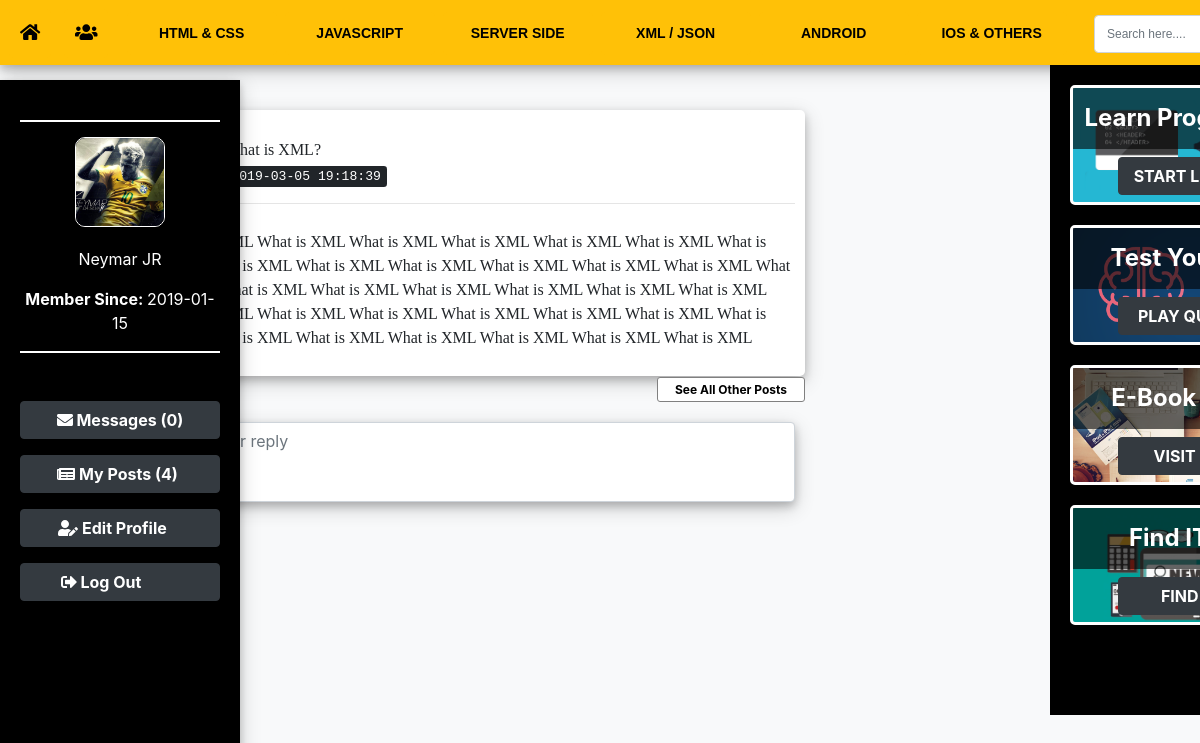
The app's page /single.php?post_id=84 (signed in) with its own data.
### tables this page shows
CREATE TABLE `topic` (
  `topic_id` int(11) NOT NULL,
  `topic_title` text NOT NULL
);

CREATE TABLE `users` (
  `u_id` int(11) NOT NULL,
  `u_name` varchar(100) NOT NULL,
  `u_lname` varchar(55) NOT NULL,
  `u_pass` varchar(100) NOT NULL,
  `u_email` varchar(100) NOT NULL,
  `u_country` varchar(100) NOT NULL,
  `u_gender` varchar(100) NOT NULL,
  `u_dob` date NOT NULL,
  `u_image` text NOT NULL,
  `register_date` date NOT NULL,
  `last_login` date NOT NULL,
  `status` text NOT NULL,
  `is_blocked` tinyint(1) NOT NULL,
  `posts` text NOT NULL
);

CREATE TABLE `posts` (
  `post_id` bigint(20) NOT NULL,
  `user_id` bigint(20) NOT NULL,
  `topic_id` bigint(20) NOT NULL,
  `post_title` text NOT NULL,
  `post_content` text NOT NULL,
  `is_hidden` tinyint(1) NOT NULL,
  `post_date` timestamp NOT NULL DEFAULT CURRENT_TIMESTAMP ON UPDATE CURRENT_TIMESTAMP
);

### single.php (the view, shortened to what this page needs)
<?php
	include("functions/functions.php");
	if(!isset($_SESSION['u_email'])){
		echo "<script>window.open('index.php','_self')</script>";
	}
	else {
?>
<!DOCTYPE html>
<html>
	<head>
		<link rel="stylesheet" href="styles/home_style.css" media="all"/>
		<link rel="stylesheet" href="styles/bootstrap.min.css" media="all"/>
	</head>
	<body class="bg-light">
			<div class="">
				<div id="head_wrap" class="bg-warning">
					<div id="header" class="bg-warning">
						<ul id="menu" >
							<li><a href="home.php" title="Home"  class="btn btn-warning btn-sm" role="button"  style="font-weight:bold; font-size:18px; color:black;"><i class="fas fa-home"></i></a></li>
							<li><a href="members.php" title="Memebers"  class="btn btn-warning btn-sm" role="button" style="margin-right:10px;font-weight:bold; font-size:18px;color:black;"><i class="fas fa-users"></i></a></li>
							<?php
								$get_topics = "SELECT * FROM topic";
								$run_topics = mysqli_query($con,$get_topics);
								while($row=mysqli_fetch_array($run_topics)){
									$topic_id=$row['topic_id'];
									$topic_title=$row['topic_title'];
								echo "<li><a href='topic.php?topic=$topic_id' class='btn btn-warning btn-sm' role='button'  style='font-weight:bold; width:150px;color:black;'>$topic_title</a></li>";
								}
							?>
						</ul>
						<form method="get" action="result.php" id="form1">
							<div class="input-group mb-3" style="padding-top:5px;">
							<input type="text" name="user_query" placeholder="Search here...." class="form-control" style="width:; margin-left:18px"/>
							<div class="input-group-append"><button name="search" class="btn btn-dark"> <i class="fas fa-search"></i> </button></div></div>
						</form>
					</div>
				</div>
				<div class = "content">
					<div id = "user_timeline">
						<div>
							<?php include("templates/user_bar.php"); ?>
						</div>
					</div>
					<div>
						<?php include("templates/side_bar.php"); ?>
					</div>
					<div id="content_timeline">
							<?php single_post(); ?>
					</div>
				</div>
			</div>
	</body>
</html>
<?php } ?>

### templates/user_bar.php (shortened to what this page needs)
<div id = "user_bar">
<?php
							$user = $_SESSION['u_email'];
							$get_user = "SELECT * FROM users WHERE u_email= '$user'";
							$run_user = mysqli_query($con,$get_user);
							$row = mysqli_fetch_array($run_user);
							$user_id = $row['u_id'] ;
							$user_name = $row['u_name'] ;
							$user_lname = $row['u_lname'] ;
							$user_image = $row['u_image'] ;
							$register_date = $row['register_date'] ;
							$user_posts = "SELECT * FROM posts WHERE user_id = '$user_id'";
							$run_posts = mysqli_query ($con,$user_posts);
							$posts = mysqli_num_rows ($run_posts);
							$sel_msg = "SELECT * FROM messages WHERE reciver='$user_id' AND status='unread'";
							$run_msg = mysqli_query($con,$sel_msg);
							$count_msg = mysqli_num_rows($run_msg);
							echo
							"
							<div id='user_pro'>
							<center>
							<a href ='set_image.php?u_id=$user_id'>
							<img src='user/user_images/$user_image' title='Change Your Profile Picture' style=''/>
							</a>
									<p>$user_name $user_lname</p>
									<p><strong>Member Since: </strong>$register_date</p></center>
							</div>
									</br></br>
									<p><a href='my_messages.php?new_msg&u_id=$user_id'  class='btn btn-dark' role='button' style='font-weight:bold; width:200px;'><i class='fas fa-envelope'></i> Messages ($count_msg)</a></p>
									<p><a href='my_posts.php?u_id=$user_id'  class='btn btn-dark ' role='button' style='font-weight:bold; width:200px;padding-right:17px;'><i class='fas fa-newspaper'></i> My Posts ($posts)</a></p>
									<p><a href='edit_profile.php?u_id=$user_id'  class='btn btn-dark ' role='button' style='font-weight:bold; width:200px; padding-right:27px;'><i class='fas fa-user-edit'></i> Edit Profile </a></p>
									<p><a href='logout.php'  class='btn btn-dark' role='button' style='font-weight:bold; width:200px; padding-right:50px;'><i class='fas fa-sign-out-alt'></i> Log Out</a></p>
							";
							?>
</div>

### functions/functions.php (shortened to what this page needs)
<?php
	$con = mysqli_connect("localhost","root","","hello_world") or die ("Connection was not Established");
		function single_post(){
			if(isset($_GET['post_id'])){
			global $con;
			$get_id = $_GET['post_id'];
			$get_posts = "SELECT * FROM posts WHERE post_id='$get_id'";
			$run_posts = mysqli_query($con,$get_posts);
			$row_posts=mysqli_fetch_array($run_posts);
				$user_id = $row_posts['user_id'];
				$post_title = $row_posts['post_title'];
				$content = $row_posts['post_content'];
				$post_date = $row_posts['post_date'];
				$user = "SELECT * FROM users WHERE u_id='$user_id' AND posts='yes'";
				$run_user = mysqli_query($con,$user);
				$row_user = mysqli_fetch_array($run_user);
				$user_name = $row_user['u_name'];
				$user_lname = $row_user['u_lname'];
				$user_image = $row_user['u_image'];
				echo "
				<div id='posts'>
				<a href='user_profile.php?u_id=$user_id'>
				<img src='user/user_images/$user_image' width='50' hight='40'></a>
				<a href='user_profile.php?u_id=$user_id'>
				<p3>$user_name $user_lname</p3></a></br>
				<p2>$post_title</p2> </br>
				<p1><kbd>$post_date</kbd></p1><hr/>
				<p>$content</p></div>
				<div id='postsbtn'>
				<a href='home.php' style='float:right;'><button>See All Other Posts</button></a>
				</div>
				";
				echo "
				<div id='replay'>
				<form action='' method='post' id='replay'>
				<textarea cols='60' rows='4' name='comment' placeholder='Write your reply' required='required' maxlength='300' class='form-control'></textarea>
				<button name='replay' class='btn btn-dark' style='font-weight:bold;'>Submit</button>
				</form></br>
				</div>
				";
			}
		}
?>

### styles/home_style.css (style rules this page uses)
html, body, div, span, applet, object, iframe, h1, h2, h3, h4, h5, h6, p, blockquote, pre, a, abbr, acronym, address, big, cite, code, del, dfn, em, img, ins, kbd, q, s, samp, small, strike, strong, sub, sup, tt, var, b, u, i, center, dl, dt, dd, ol, ul, li, fieldset, form, label, legend, table, caption, tbody, tfoot, thead, tr, th, td, article, aside, canvas, details, embed, figure, figcaption, footer, header, hgroup, menu, nav, output, ruby, section, summary, time, mark, audio, video { margin: 0; padding: 0; border: 0; }
body { line-height: 1; }
#head_wrap { width : 100%; height : 65px; margin:0 auto; font-family:Verdana,sans-serif; position : fixed; box-shadow: 0 4px 8px 0 rgba(0, 0, 0, 0.2), 0 6px 20px 0 rgba(0, 0, 0, 0.19); }
#header { padding : 5px; margin:0 auto; width : 1300px; height : 35px; background-image : linear-gradient(to bottom, black,black,black, ); font-family: Agency FB; }
#menu { line-height : 30px; padding : 0; float: left; font-family:Verdana,sans-serif; box-shadow: box-shadow: 0 4px 8px 0 rgba(0, 0, 0, 0.2), 0 6px 20px 0 rgba(0, 0, 0, 0.19);" }
#menu li { display: inline; }
#menu a { padding : 10px; color : white; margin : 4px; text-decoration: none; font-weight: bold; }
#form1 { float: right; }
#form1 input { margin-top:5px; width: 160px; font-family:Verdana,sans-serif; font-size:12px; }
#user_bar { padding-top : 40px; padding-left: 20px; padding-right: 20px; background : black; height : 100%; width : 240px; float : left; top:10%; position : fixed; box-shadow: 0 4px 8px 0 rgba(0, 0, 0, 0.2), 0 6px 20px 0 rgba(0, 0, 0, 0.19); }
#user_pro { border-top: 2px solid white; border-bottom: 2px solid white; padding-top: 15px; }
#user_pro img { width:90px; height:90px; border-radius: 10px; margin-bottom: 20px; border: solid 1px white; object-fit: cover; }
#user_pro p { color:white; }
#content_timeline { float : right; width : 700px; margin-right : 345px; margin-top :80px; padding-bottom: 50px; }
textarea { width:640px; margin-top:5px; resize:none; height:80px; box-shadow: 0 4px 8px 0 rgba(0, 0, 0, 0.2), 0 6px 20px 0 rgba(0, 0, 0, 0.19); }
#posts { width : 650px; margin-right :; padding-right : 10px; padding-left : 10px; padding-bottom: 10px; box-shadow: 0 4px 8px 0 rgba(0, 0, 0, 0.2), 0 6px 20px 0 rgba(0, 0, 0, 0.19); margin-top : 30px; background : white; border-radius: 5px; overflow : auto; max-height : 312px; }
#posts p2 { font-family: calibri; }
#posts p1 { font-family: calibri; padding-top: 10px; font-size: 15px; }
#posts p { padding-top: 10px; font-size: 16px; font-family: calibri; }
#postsbtn button { background-color: white; color: black; width: 148px; height: 25px; font-family:inherit; font-size: 12px; border: 1px solid gray; font-weight:bold; transition-duration: 0.2s; margin-right: 50px; margin-bottom: 20px; border-radius:3px; }
#replay textarea { width:640px; margin-top:5px; resize:none; height:80px; }

### records on screen
topic: $topic_id 1 (drawn), topic_title "HTML & CSS"
topic: topic_title "JAVASCRIPT"
topic: topic_title "SERVER SIDE"
topic: topic_title "XML / JSON"
topic: topic_title "ANDROID"
topic: topic_title "IOS & OTHERS"
users: u_image (picture), u_name "Neymar", u_lname "JR", register_date "2019-01-15"
posts: post_title "What is XML?", post_date "2019-03-05 19:18:39", post_content "What is XML What is XML What is XML What is XML What is XML What is XML What is XML What is XML What is XML What is XML What is XML What is XML What is XML What is XML What is XML What is XML What is XML What is XML What is XML What is XML What is XML What is XML What is XML What is XML What is XML What is XML What is XML What is XML What is XML What is XML What is XML What is XML What is XML"

### other values on screen
$count_msg "0"
$posts "4"
